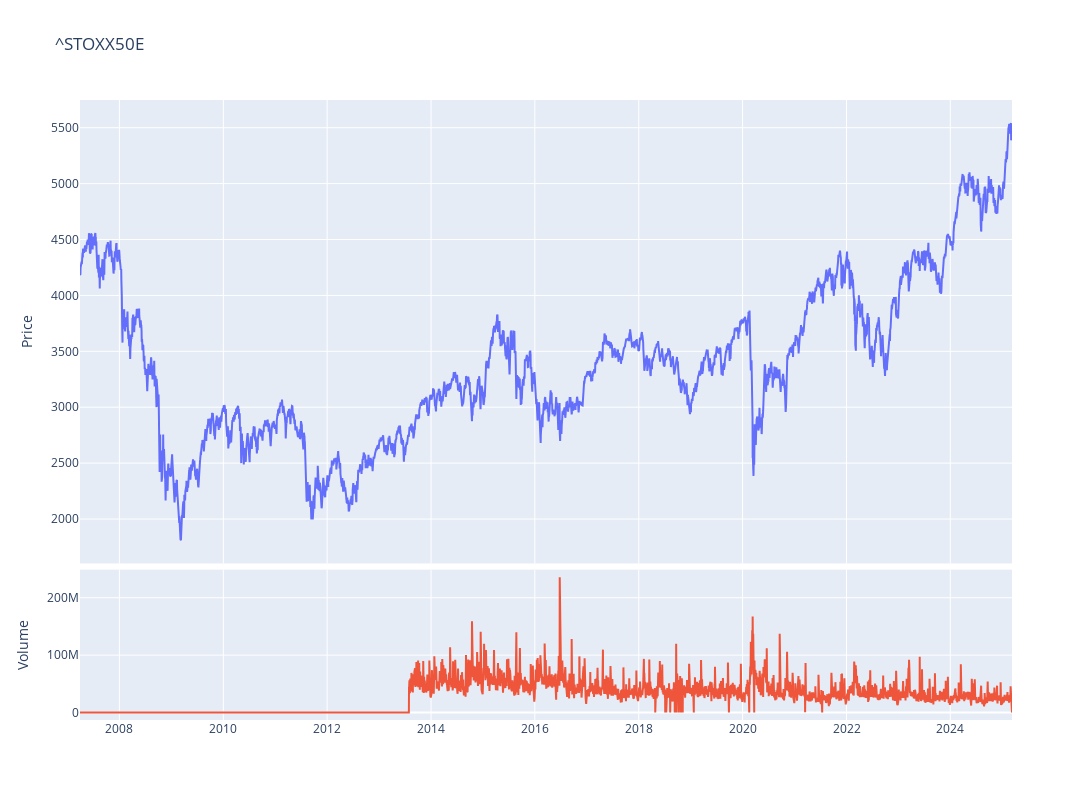

Notebook source saved alongside this figure:
### Code cell
fig = make_subplots(rows=4, cols=1,shared_xaxes=True,vertical_spacing=0.01,specs=[[{'rowspan':3,'colspan':1}],[None],[None],[{'rowspan':1,'colspan':1}]])

# Graph (1,1)
fig.add_trace(go.Scatter(x=stock_ticker.index,y=stock_ticker['Close'],mode="lines",name=f"{ticker}"),row=1, col=1)
# Update xaxis properties
fig.update_yaxes(title_text="Price", row=1, col=1)

# Graph (4,1)
fig.add_trace(go.Scatter(x=stock_ticker.index,y=stock_ticker['Volume'],mode="lines",name='Volume'),row=4, col=1)
fig.update_yaxes(title_text="Volume", row=4, col=1)

fig.update_layout(height=800, width=1300,showlegend=False,title=f"{ticker}")

fig.show()

### Figure 1 — Plotly figure (JSON) as saved in the notebook; plotly's stock layout.template omitted (floating-point values rounded to 4 significant figures; data arrays with more than 128 entries replaced by an {"elided": "..."} marker saying what was removed)
{"data": [{"mode": "lines", "name": "^STOXX50E", "type": "scatter", "x": {"elided": "4499 str values"}, "xaxis": "x", "y": {"elided": "4499 float values"}, "yaxis": "y"}, {"mode": "lines", "name": "Volume", "type": "scatter", "x": {"elided": "4499 str values"}, "xaxis": "x2", "y": {"elided": "4499 int values"}, "yaxis": "y2"}], "layout": {"height": 800, "showlegend": false, "title": {"text": "^STOXX50E"}, "width": 1300, "xaxis": {"anchor": "y", "domain": [0, 1], "matches": "x2", "showticklabels": false}, "xaxis2": {"anchor": "y2", "domain": [0, 1]}, "yaxis": {"anchor": "x", "domain": [0.2525, 1], "title": {"text": "Price"}}, "yaxis2": {"anchor": "x2", "domain": [0, 0.2425], "title": {"text": "Volume"}}}}
